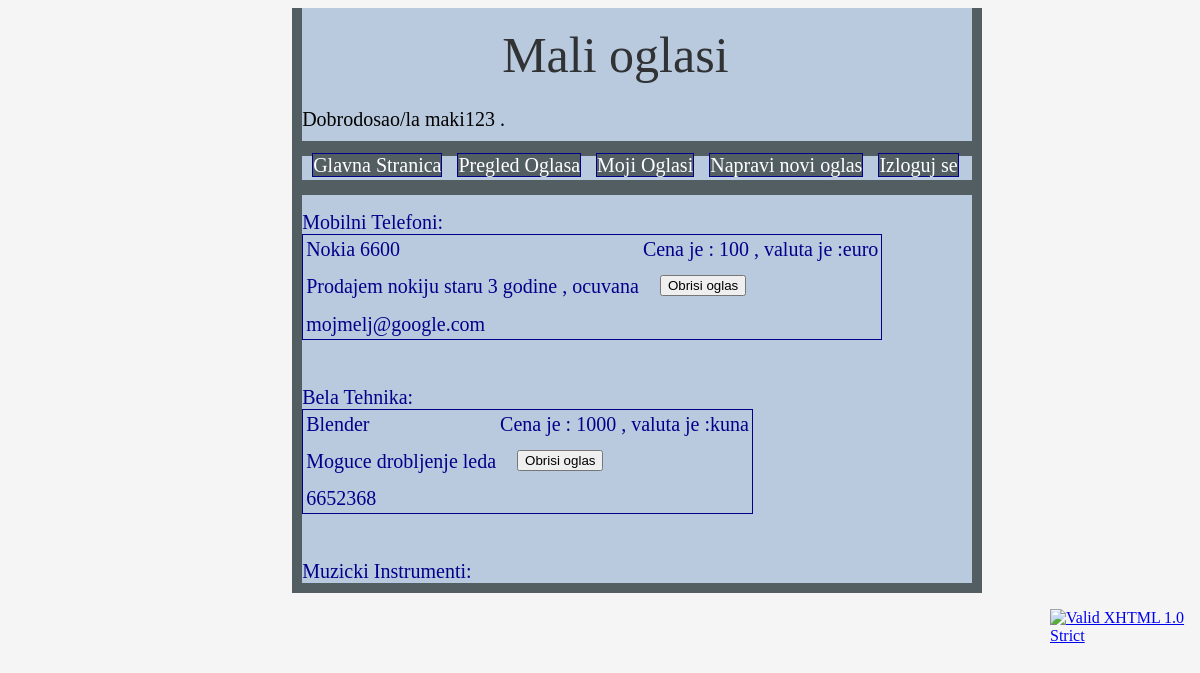
/mojio.php (signed in), run on the app's committed database.
### tables this page shows
CREATE TABLE IF NOT EXISTS mobilni_telefoni
(
id int ,
naziv CHAR(32) NOT NULL,
opis CHAR(160) ,
cena int NOT NULL ,
valuta char(8) NOT NULL,
PRIMARY KEY (id,naziv),
kontakt char(32) NOT NULL,

FOREIGN KEY (id) REFERENCES users(id)
)DEFAULT;

CREATE TABLE IF NOT EXISTS bela_tehnika
(
id int ,
naziv CHAR(32) NOT NULL,
opis CHAR(160) ,
cena int NOT NULL ,
valuta char(8) NOT NULL,
kontakt char(32) NOT NULL,
PRIMARY KEY (id,naziv),
FOREIGN KEY (id) REFERENCES users(id)
)DEFAULT;

### mojio.php (the view, shortened to what this page needs)
<?php
$conn = connect();
?>
<!DOCTYPE html PUBLIC "-//W3C//DTD XHTML 1.0 Strict//EN"
    "http://www.w3.org/TR/xhtml1/DTD/xhtml1-strict.dtd">
<html xmlns="http://www.w3.org/1999/xhtml">
    <head>
        <link rel="stylesheet" type="text/css" href="css/stil2.css" />
        <link rel="stylesheet" type="text/css" href="css/tabla.css" />
    </head>
    <body>
        <div id="telo">
            <div id="welcome">Dobrodosao/la <?php if (isset($_SESSION['username'])) echo $_SESSION['username']; ?> .
                <?php if (isset($_COOKIE['p_login'])) echo "Trajno ste ulogovani"; ?></div>
            <div id="line"></div>
            <div id="logo">Mali oglasi</div>
            <ul>
                <li class="meni"><a href="glavna.php">Glavna Stranica</a></li>
                <li class="meni"><a href="pregledo.php">Pregled Oglasa</a></li>
                <li class="meni"><a href="mojio.php">Moji Oglasi</a></li>
                <li class="meni"><a href="novi_oglas.php">Napravi novi oglas</a></li>
                <li class="meni"><a href="logout.php">Izloguj se</a></li>
            </ul>
            <div id="line2"></div>
            <br/><br/><br/>
            Mobilni Telefoni: <br/>
            <?php
            $table = "mobilni_telefoni";
            $query = sprintf("SELECT * FROM %s WHERE id=%d;", $table, $_SESSION['id']);
            $rezultat = mysqli_query($conn, $query);
            while ($row = mysqli_fetch_array($rezultat)) {
                ?> <table class='oglas'>
                    <tr>
                        <td ><?php echo $row['naziv']; ?></td>
                        <td >Cena je : <?php echo$row['cena']; ?> , valuta je :<?php echo$row['valuta']; ?></td>
                    </tr>
                    <tr>
                        <td ><?php echo $row['opis']; ?></td>
                        <td>
                            <form action="usrdel.php" method="get">
                                <fieldset>
                                    <input type="submit" value="Obrisi oglas" name="delete"/>
                                </fieldset>
                            </form>
                        </td>
                    </tr>
                    <tr>
                        <td class="toggle"><?php echo $row['kontakt']; ?></td>
                    </tr>
                </table>
                <br/>
            <?php } ?>
            <br/>
            Bela Tehnika: <br/>
            <?php
            $table = "bela_tehnika";
            $query = sprintf("SELECT * FROM %s WHERE id=%d;", $table, $_SESSION['id']);
            $rezultat = mysqli_query($conn, $query);
            while ($row = mysqli_fetch_array($rezultat)) {
                ?> <table class='oglas'>
                    <tr>
                        <td ><?php echo $row['naziv']; ?></td>
                        <td >Cena je : <?php echo$row['cena']; ?> , valuta je :<?php echo$row['valuta']; ?></td>
                    </tr>
                    <tr>
                        <td><?php echo $row['opis']; ?></td>
                        <td>
                            <form action="usrdel.php" method="get">
                                <fieldset>
                                    <input type="submit" value="Obrisi oglas" name="delete"/>
                                </fieldset>
                            </form>
                        </td>
                    </tr>
                    <tr>
                        <td class="toggle"><?php echo $row['kontakt']; ?></td>
                    </tr>
                </table>
                <br/>
            <?php } ?>
            <br/>
            Muzicki Instrumenti: <br/>
        </div>
        <p style="position:fixed;left:1050px;">
            <a href="http://validator.w3.org/check?uri=referer"><img
                    src="http://www.w3.org/Icons/valid-xhtml10" alt="Valid XHTML 1.0 Strict" height="31" width="88" /></a>
        </p>
    </body>
</html>

### css/stil2.css (style rules this page uses)
body { background-color:whitesmoke; }
#telo { background-color:RGB(185,202,222); position:relative; left:24%; width:670px; border-left-color:RGB(83,94,99); border-left-style:solid; border-left-width: 10px; border-right-color:RGB(83,94,99); border-right-style:solid; border-right-width: 10px; border-bottom-color:RGB(83,94,99); border-bottom-style:solid; border-bottom-width: 10px; color:darkblue; font-size:20px; }
#line { background-color:RGB(83,94,99); width:670px; height:15px; position:relative; top:110px; }
#line2 { background-color:RGB(83,94,99); width:670px; height:15px; position:relative; top:53px; }
#welcome { color:black; font-style:inherit; font-family:Impact; font-size:20px; position:relative; top:100px; }
#logo { color:#303234; font-family:Impact; font-size:50px; position:relative; left:200px; top :-20px; }
li.meni { border:1px solid; display:inline; background-color:RGB(83,94,99); margin-left:10px; }
.meni a:link { text-decoration: none; color:white; font-size:20px; }
ul { position:relative; top:50px; list-style-type:none; margin:0; padding:0; }

### css/tabla.css (style rules this page uses)
.oglas { border:1px solid; }
fieldset { border: 0px; }

### data on the page
mobilni_telefoni: naziv "Nokia 6600", cena "100", valuta "euro", opis "Prodajem nokiju staru 3 godine , ocuvana", kontakt "mojmelj@google.com"
bela_tehnika: naziv "Blender", cena "1000", valuta "kuna", opis "Moguce drobljenje leda", kontakt "6652368"

### other printed values
$_SESSION['username'] "maki123"
